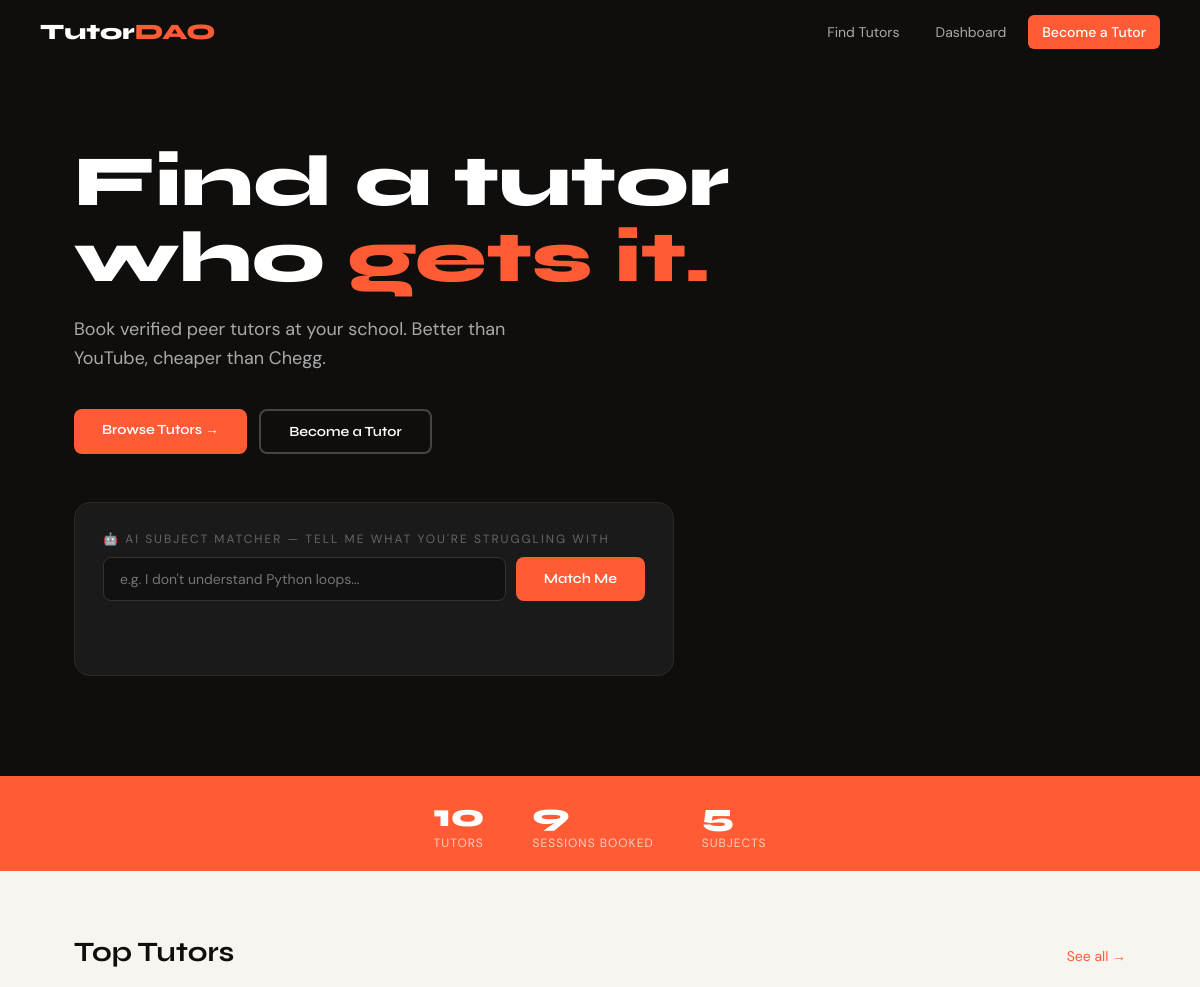
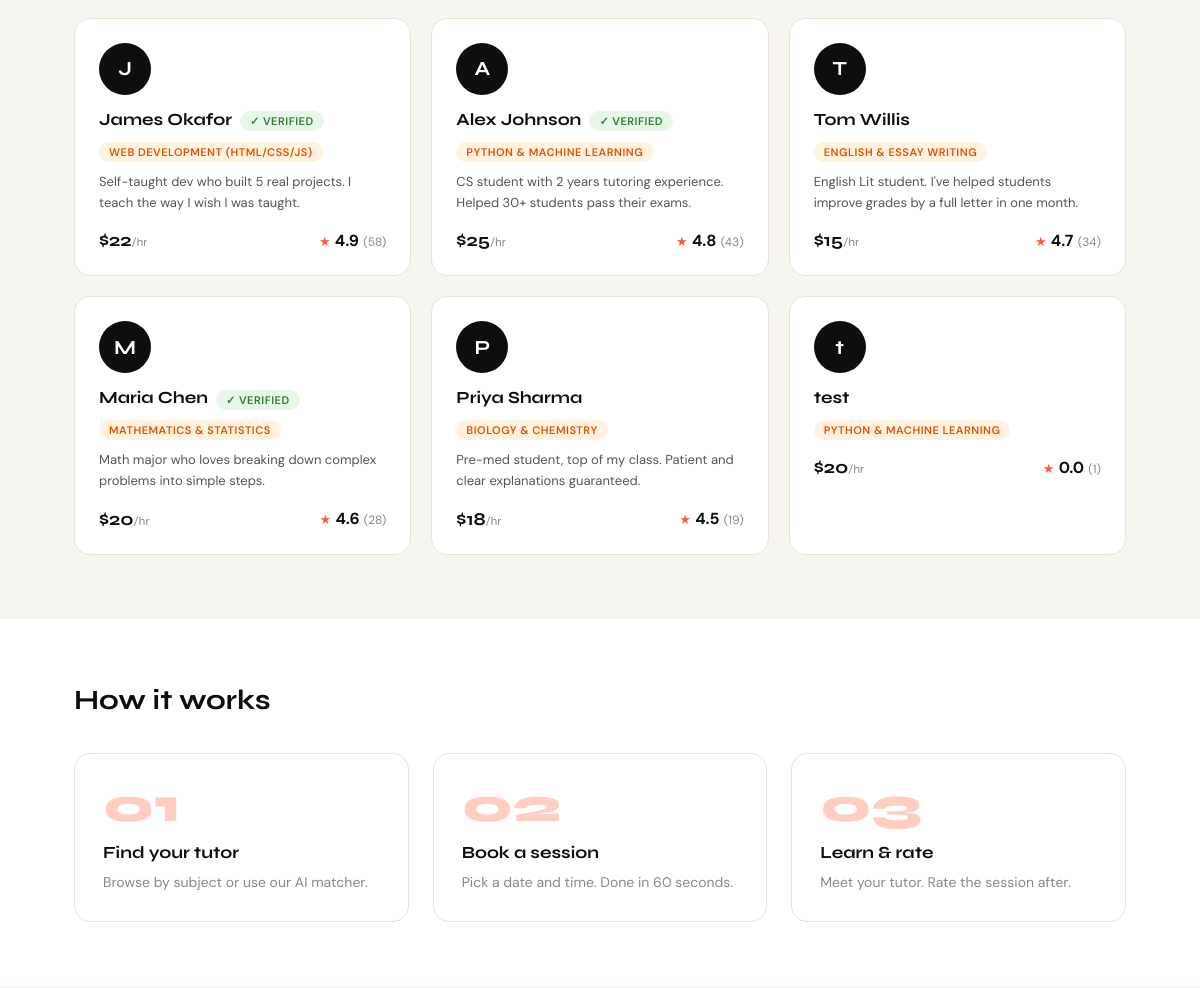
Before: / (upper part) with the older database file (2 pictures, top to bottom).
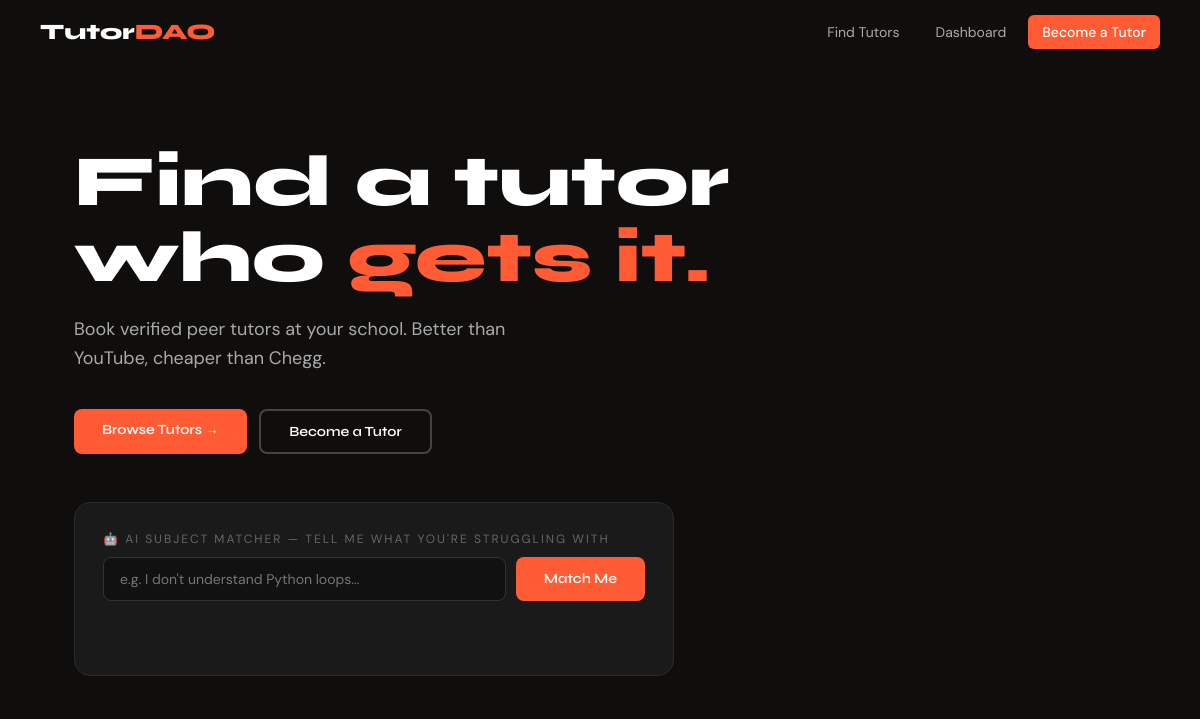
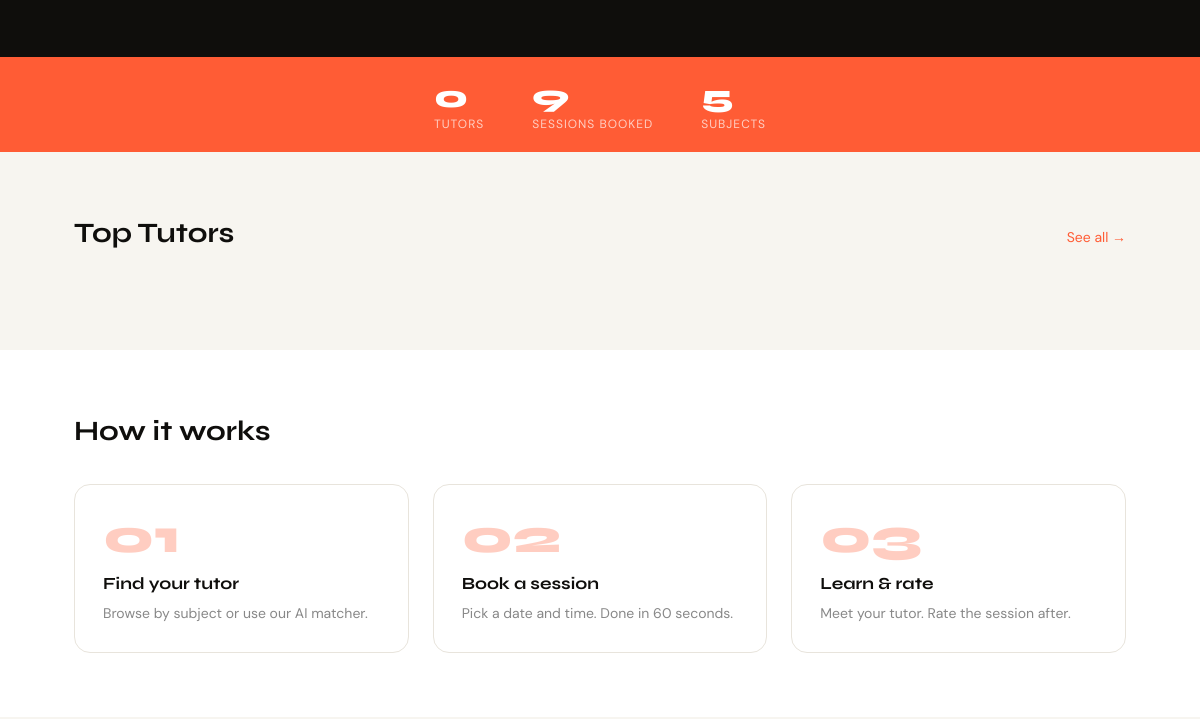
After: the same page with the newer database file (2 pictures, top to bottom).
### tables this page shows
CREATE TABLE tutors (
                id INTEGER PRIMARY KEY AUTOINCREMENT,
                name TEXT NOT NULL,
                email TEXT UNIQUE NOT NULL,
                subject TEXT NOT NULL,
                bio TEXT,
                hourly_rate REAL DEFAULT 20.0,
                rating REAL DEFAULT 0.0,
                total_sessions INTEGER DEFAULT 0,
                verified INTEGER DEFAULT 0,
                created_at TEXT DEFAULT CURRENT_TIMESTAMP
            );

### main.py (the view)
@app.route("/")
def index():
    db = get_db()
    tutors = db.execute("SELECT * FROM tutors ORDER BY rating DESC").fetchall()
    stats = {
        "tutors": db.execute("SELECT COUNT(*) FROM tutors").fetchone()[0],
        "bookings": db.execute("SELECT COUNT(*) FROM bookings").fetchone()[0],
        "subjects": len(SUBJECT_KEYWORDS),
    }
    return render_template("index.html", tutors=tutors, stats=stats)

### main.py (called while the page is built)
def get_db():
    conn = sqlite3.connect(DB)
    conn.row_factory = sqlite3.Row
    return conn

### templates/index.html (shortened to what this page needs)
{% extends "base.html" %}
{% block content %}
<section class="hero">
  <div class="container">
    <h1>Find a tutor<br>who <span>gets it.</span></h1>
    <p>Book verified peer tutors at your school. Better than YouTube, cheaper than Chegg.</p>
    <div class="hero-btns">
      <a href="/tutors" class="btn btn-primary">Browse Tutors →</a>
      <a href="/register-tutor" class="btn btn-outline" style="color:#fff;border-color:#444;">Become a Tutor</a>
    </div>
    <div class="ai-box">
      <label>🤖 AI Subject Matcher — tell me what you're struggling with</label>
      <div class="ai-input-row">
        <input class="ai-input" id="ai-q" placeholder="e.g. I don't understand Python loops..."/>
        <button class="btn btn-primary" onclick="aiMatch()">Match Me</button>
      </div>
      <div class="ai-result" id="ai-result"></div>
    </div>
  </div>
</section>
<div class="stats-bar">
  <div class="stats-inner">
    <div class="stat"><div class="stat-num">{{ stats.tutors }}</div><div class="stat-label">Tutors</div></div>
    <div class="stat"><div class="stat-num">{{ stats.bookings }}</div><div class="stat-label">Sessions Booked</div></div>
    <div class="stat"><div class="stat-num">{{ stats.subjects }}</div><div class="stat-label">Subjects</div></div>
  </div>
</div>
<section class="section">
  <div class="container">
    <div class="section-header">
      <div class="section-title">Top Tutors</div>
      <a href="/tutors" style="font-size:14px;color:var(--accent);text-decoration:none;">See all →</a>
    </div>
    <div class="tutor-grid">
      {% for tutor in tutors[:6] %}
      <a href="/tutor/{{ tutor.id }}" class="tutor-card">
        <div class="tutor-avatar">{{ tutor.name[0] }}</div>
        <div style="display:flex;gap:8px;align-items:center;margin-bottom:6px;flex-wrap:wrap;">
          <div class="tutor-name">{{ tutor.name }}</div>
          {% if tutor.verified %}<span class="badge badge-verified">✓ Verified</span>{% endif %}
        </div>
        <span class="badge badge-subject">{{ tutor.subject }}</span>
        <div class="tutor-bio" style="margin-top:10px;">{{ tutor.bio[:90] }}{% if tutor.bio|length > 90 %}...{% endif %}</div>
        <div class="tutor-footer">
          <div class="tutor-rate">${{ "%.0f"|format(tutor.hourly_rate) }}<span style="font-size:12px;font-weight:400;color:var(--muted);">/hr</span></div>
          <div><span class="stars">★</span> <strong>{{ tutor.rating }}</strong> <span style="font-size:12px;color:var(--muted);">({{ tutor.total_sessions }})</span></div>
        </div>
      </a>
      {% endfor %}
    </div>
  </div>
</section>
<section class="section" style="background:#fff;">
  <div class="container">
    <div class="section-title" style="margin-bottom:36px;">How it works</div>
    <div class="how-grid">
      <div class="how-card"><div class="how-num">01</div><div class="how-title">Find your tutor</div><div class="how-text">Browse by subject or use our AI matcher.</div></div>
      <div class="how-card"><div class="how-num">02</div><div class="how-title">Book a session</div><div class="how-text">Pick a date and time. Done in 60 seconds.</div></div>
      <div class="how-card"><div class="how-num">03</div><div class="how-title">Learn & rate</div><div class="how-text">Meet your tutor. Rate the session after.</div></div>
    </div>
  </div>
</section>
{% endblock %}

Changed rows visible on the page:
removed tutors: name "J", name "James Okafor", verified "✓ VERIFIED", subject "WEB DEVELOPMENT (HTML/CSS/JS)", bio "Self-taught dev who built 5 real projects. I teach the way I wish I was taught.", hourly_rate "22", rating "4.9", total_sessions "58"
removed tutors: name "A", name "Alex Johnson", verified "✓ VERIFIED", subject "PYTHON & MACHINE LEARNING", bio "CS student with 2 years tutoring experience. Helped 30+ students pass their exams.", hourly_rate "25", rating "4.8", total_sessions "43"
removed tutors: name "T", name "Tom Willis", subject "ENGLISH & ESSAY WRITING", bio "English Lit student. I've helped students improve grades by a full letter in one month.", hourly_rate "15", rating "4.7", total_sessions "34"
removed tutors: name "M", name "Maria Chen", verified "✓ VERIFIED", subject "MATHEMATICS & STATISTICS", bio "Math major who loves breaking down complex problems into simple steps.", hourly_rate "20", rating "4.6", total_sessions "28"
removed tutors: name "P", name "Priya Sharma", subject "BIOLOGY & CHEMISTRY", bio "Pre-med student, top of my class. Patient and clear explanations guaranteed.", hourly_rate "18", rating "4.5", total_sessions "19"
removed tutors: name "t", name "test", subject "PYTHON & MACHINE LEARNING", hourly_rate "20", rating "0.0", total_sessions "1"
Other visible differences:
{{ stats.tutors }}: "10" → "0"
